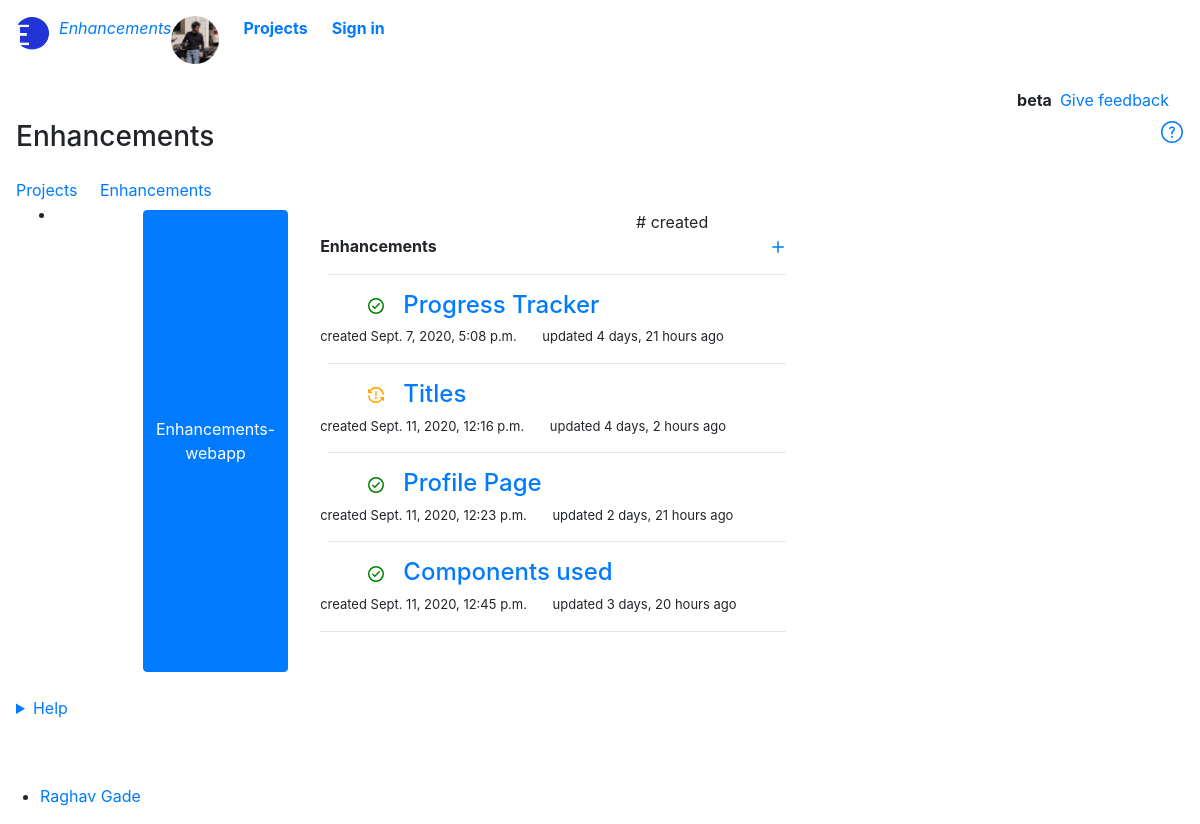
The app's page /features, older data.
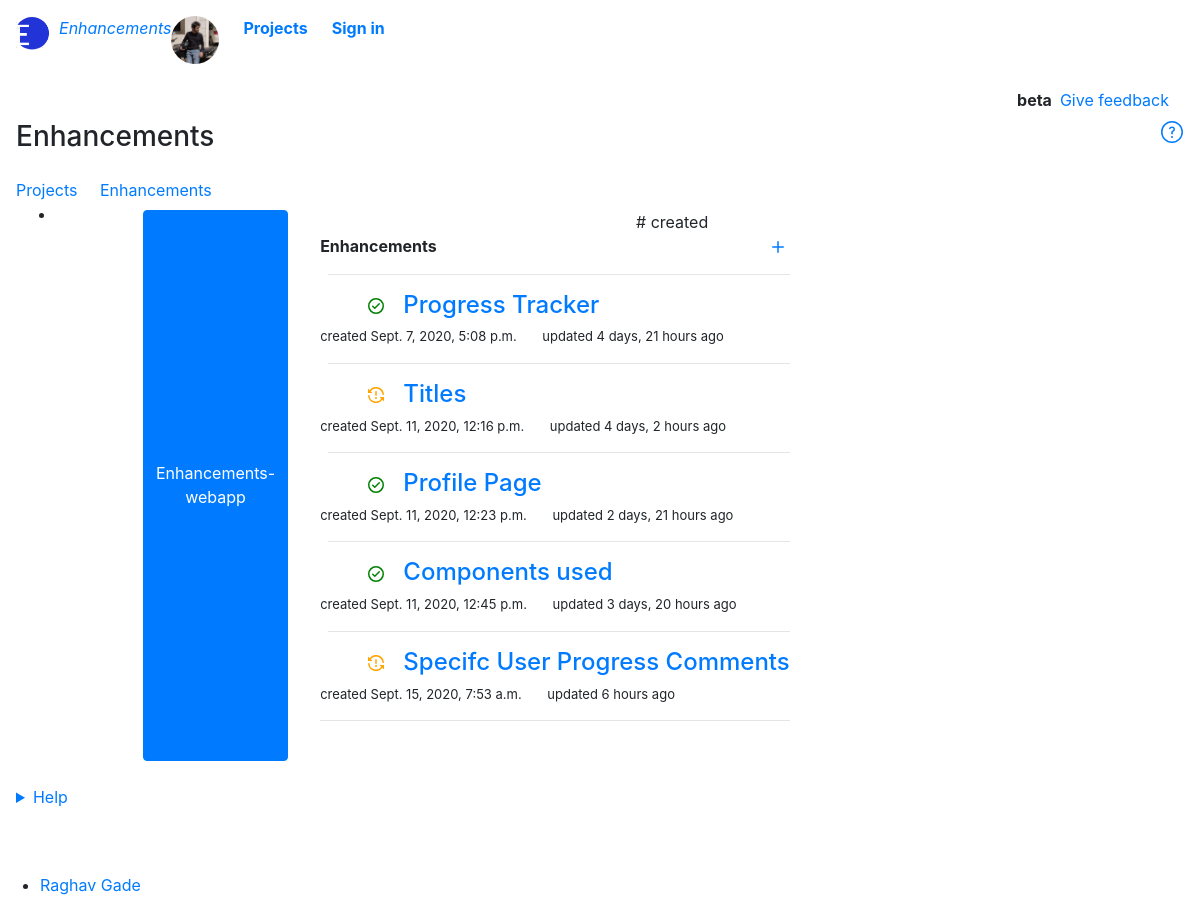
The same page, newer data.
### base/models.py (models this page shows, shortened)
class Project(models.Model):
    STATUS = (
        ('Queued','Queued'),
        ('Working','Working'),
        ('Completed','Completed'),
    )
    project_id = HashidAutoField(min_length=8,primary_key=True,alphabet="0123456789abcdefghijklmnopqrstuvwxyz",salt="drop the gun and go to steam bathc")
    project_title = models.CharField(max_length=200,default='New Project')
    framework_used = models.ManyToManyField(Framework,blank=True)
    language_used = models.ManyToManyField(Language,blank=True)
    containerization_used = models.ManyToManyField(Containerization,blank=True)
    database_used = models.ManyToManyField(Database,blank=True)
    project_description = MDTextField()
    github_link = models.CharField(max_length=200, default='',blank=True,null=True)
    status = models.CharField(max_length=20,null=False,choices=STATUS,default="Working")
    date_created = models.DateTimeField(auto_now_add=True)
    updated_at = models.DateTimeField(auto_now=True)
    features = models.BooleanField(default=False)

class Feature(models.Model):
    STATUS = (
        ('Working','Working'),
        ('Discarded','Discarded'),
        ('Completed','Completed'),
    )
    feature_id = models.ForeignKey(Project,null=False,on_delete=models.CASCADE)
    tracking_id = HashidAutoField(min_length=8,primary_key=True,alphabet="0123456789abcdefghijklmnopqrstuvwxyz",salt="Sakura says but she doesn't mean it bolte")
    feature_name = models.CharField(max_length=50,null=False,default='New Feature')
    feature_description = MDTextField()
    date_created = models.DateTimeField(auto_now_add=True)
    updated_at = models.DateTimeField(auto_now=True)
    status = models.CharField(max_length=20,null=False,choices=STATUS,default="Queued")

### base/views.py (the view)
# urls.py: path('features', views.features, name="features"),
def features(request):
    projects = Project.objects.all()
    features = Feature.objects.all()
    context ={
        'projects' : projects,
        'features' : features,
    }
    return render(request,'base/features.html',context)

### base/templates/base/features.html (shortened to what this page needs)
{% extends 'base/main.html' %}
{% load static %}
{% load humanize %}
  {% block content%}
    <main class="container-lg px-3 pb-4">
        <div class="col-12 clearfix mt-2">
          <div class="d-flex float-right">
            <div class="Box border-green mr-1"><b class="p-1">beta</b></div>
            <a class="link-gray float-right" href="{% url 'feedback' %}">Give feedback</a>
          </div>
        </div>
        <div id="feature-list">
          <div class="Box Box--spacious f4 mt-2">
            <div class="Box-header pb-0">
              <h3 class="Box-title flex-auto mb-4">
                  Enhancements
                  <a href="{% url 'welcome' %}" aria-label="help" title="help"> </a>
              </h3>
              <nav class="UnderlineNav">
                <div class="UnderlineNav-body">
                  <a class="UnderlineNav-item" href="{% url 'home' %}"  aria-current=&quot;page&quot;>Projects</a>
                  <a class="UnderlineNav-item" href="{% url 'features' %}"  aria-current=&quot;page&quot;>Enhancements</a>
                </div>
              </nav>
            </div>
            <ul style=" height: 40%; overflow: hidden; overflow-y: scroll;">
            {% for project in projects  %}
            {% if project.features is True %}
            <li class="Box-row Box-row--hover-gray p-0 mt-0">
                <div class="ml-2 p-2 col-12">
                  <div class="col-12 clearfix">
                    <div class="col-6 pl-2 min-width-0 float-left">
                        <div class="d-flex  flex-items-start pl-5">
                            <button class="btn btn-primary" style="pointer-events: none;">{{ project.project_title }}</button>
                            <div class="Popover position-relative">
                                <div class="Popover-message Popover-message--left-top p-4 ml-2 Box box-shadow-large" style="width: max-content;" >
                                  <b>Enhancements</b>
                                       <a href="{% url 'newfeature' %}"><svg xmlns="http://www.w3.org/2000/svg" viewBox="0 0 16 16" width="16" height="16"><path fill-rule="evenodd" d="M8 2a.75.75 0 01.75.75v4.5h4.5a.75.75 0 010 1.5h-4.5v4.5a.75.75 0 01-1.5 0v-4.5h-4.5a.75.75 0 010-1.5h4.5v-4.5A.75.75 0 018 2z"></path></svg></a>
                                    <br>
                                    {% for feature in features %}
                                        {% if feature.feature_id.project_id == project.project_id %}
                                        <h4 class="mb-2 pl-2">
                                        <hr>
                                        <ul >
                                        {% if request.user.is_authenticated %}
                                            {% if feature.status == "Working" %}
                                            <svg id="working" xmlns="http://www.w3.org/2000/svg" viewBox="0 0 16 16" width="16" height="16"><path fill-rule="evenodd" d="M8 1.5a6.491 6.491 0 00-5.285 2.715l1.358 1.358A.25.25 0 013.896 6H.25A.25.25 0 010 5.75V2.104a.25.25 0 01.427-.177l1.216 1.216a8 8 0 0114.315 4.03.748.748 0 01-.668.83.75.75 0 01-.824-.676A6.501 6.501 0 008 1.5zM.712 8.004a.75.75 0 01.822.67 6.501 6.501 0 0011.751 3.111l-1.358-1.358a.25.25 0 01.177-.427h3.646a.25.25 0 01.25.25v3.646a.25.25 0 01-.427.177l-1.216-1.216A8 8 0 01.042 8.827a.75.75 0 01.67-.823zM9 11a1 1 0 11-2 0 1 1 0 012 0zm-.25-6.25a.75.75 0 00-1.5 0v3.5a.75.75 0 001.5 0v-3.5z"></path></svg>
                                            {% elif feature.status == "Completed" %}
                                            <svg id="completed" xmlns="http://www.w3.org/2000/svg" viewBox="0 0 16 16" width="16" height="16"><path fill-rule="evenodd" d="M1.5 8a6.5 6.5 0 1113 0 6.5 6.5 0 01-13 0zM0 8a8 8 0 1116 0A8 8 0 010 8zm11.78-1.72a.75.75 0 00-1.06-1.06L6.75 9.19 5.28 7.72a.75.75 0 00-1.06 1.06l2 2a.75.75 0 001.06 0l4.5-4.5z"></path></svg>
                                            {% elif feature.status == "Discarded" %}
                                            <svg id="queued" xmlns="http://www.w3.org/2000/svg" viewBox="0 0 16 16" width="16" height="16"><path fill-rule="evenodd" d="M8 1.5a6.5 6.5 0 100 13 6.5 6.5 0 000-13zM0 8a8 8 0 1116 0A8 8 0 010 8zm9 3a1 1 0 11-2 0 1 1 0 012 0zm-.25-6.25a.75.75 0 00-1.5 0v3.5a.75.75 0 001.5 0v-3.5z"></path></svg>
                                            {% endif %}
                                        &nbsp;
                                        <a class="link-gray-dark no-underline v-align-middle h4" href="{% url 'specificfeature' feature.tracking_id %}">{{feature.feature_name}}</a>
                                        {% else %}
                                            {% if feature.status == "Working" %}
                                            <svg id="working" xmlns="http://www.w3.org/2000/svg" viewBox="0 0 16 16" width="16" height="16"><path fill-rule="evenodd" d="M8 1.5a6.491 6.491 0 00-5.285 2.715l1.358 1.358A.25.25 0 013.896 6H.25A.25.25 0 010 5.75V2.104a.25.25 0 01.427-.177l1.216 1.216a8 8 0 0114.315 4.03.748.748 0 01-.668.83.75.75 0 01-.824-.676A6.501 6.501 0 008 1.5zM.712 8.004a.75.75 0 01.822.67 6.501 6.501 0 0011.751 3.111l-1.358-1.358a.25.25 0 01.177-.427h3.646a.25.25 0 01.25.25v3.646a.25.25 0 01-.427.177l-1.216-1.216A8 8 0 01.042 8.827a.75.75 0 01.67-.823zM9 11a1 1 0 11-2 0 1 1 0 012 0zm-.25-6.25a.75.75 0 00-1.5 0v3.5a.75.75 0 001.5 0v-3.5z"></path></svg>
                                            {% elif feature.status == "Completed" %}
                                            <svg id="completed" xmlns="http://www.w3.org/2000/svg" viewBox="0 0 16 16" width="16" height="16"><path fill-rule="evenodd" d="M1.5 8a6.5 6.5 0 1113 0 6.5 6.5 0 01-13 0zM0 8a8 8 0 1116 0A8 8 0 010 8zm11.78-1.72a.75.75 0 00-1.06-1.06L6.75 9.19 5.28 7.72a.75.75 0 00-1.06 1.06l2 2a.75.75 0 001.06 0l4.5-4.5z"></path></svg>
                                            {% elif feature.status == "Discarded" %}
                                            <svg id="queued" xmlns="http://www.w3.org/2000/svg" viewBox="0 0 16 16" width="16" height="16"><path fill-rule="evenodd" d="M8 1.5a6.5 6.5 0 100 13 6.5 6.5 0 000-13zM0 8a8 8 0 1116 0A8 8 0 010 8zm9 3a1 1 0 11-2 0 1 1 0 012 0zm-.25-6.25a.75.75 0 00-1.5 0v3.5a.75.75 0 001.5 0v-3.5z"></path></svg>
                                            {% endif %}
                                        <a class="link-gray-dark no-underline v-align-middle h4" href="{% url 'specificfeature' feature.tracking_id %}">{{feature.feature_name}}</a>
                                        {% endif %}
                                            </ul>
                                        </h4>
                                        <p style="font-size: small;">
                                        created <relative-time datetime="2020-08-25T06:16:01Z" class="no-wrap">{{feature.date_created}}</relative-time>
                                        &nbsp;&nbsp;&nbsp;&nbsp;&nbsp;
                                        updated <relative-time datetime="2020-08-25T06:31:06" class="no-wrap">{{feature.updated_at|naturaltime}}</relative-time>
                                        </p>
                                        {% endif %}
                                    {% endfor %}
                                    <hr>
                                </div>
                            </div>
                        </div>
                  </div>
                  <div class="col-12 clearfix">
                    <div class="col-6 pl-2 text-small text-gray float-left">
                      #{{feature.feature_id}} <b> {{feature.feature_status}} </b>
                      created <relative-time datetime="2020-08-25T06:16:01Z" class="no-wrap">{{feature.date_created}}</relative-time>
                    </div>
                  </div>
                </div>
              </li>
              {% endif %}
              {% endfor %}
      </ul>
          </div>
          <details class="details-reset mt-3">
            <summary class="btn-link" style="outline: none;">Help <span class="dropdown-caret"></summary>
          </details>
          <br>
    </main>
  {% endblock %}

### base/templates/base/main.html (shortened to what this page needs)
{% load static %}
{% load humanize %}
<!DOCTYPE html>
<html lang="en">
  <head>
    <link rel="stylesheet" href="https://stackpath.bootstrapcdn.com/bootstrap/4.3.1/css/bootstrap.min.css">
    <link href="https://unpkg.com/@primer/css/dist/primer.css" rel="stylesheet" />
    <link href="{% static 'css/main.css' %}" rel="stylesheet" type="text/css">
  </head>
  <body>
    <div id="page-header" class="bg-gray-light">
        <header class="container-xl px-3 px-md-6 py-3 position-relative d-flex flex-justify-between width-full">
          <div id="support-logo" class="d-flex flex-items-end">
            <a href="/" aria-hidden="true">
              <img id="logo" src="{% static 'images/log.png' %}" alt="">
            </a>
            <a href="{% url 'welcome' %}" aria-label="Home" class="h4-mktg text-gray-dark ml-2 no-underline">
              <i>Enhancements</i>
          </a>
          </div>
          <div id="header-buttons" class="d-flex flex-items-end">
                <a href="{% url 'aboutme' %}"><img class="avatar mr-4" alt="jonrohan" src="{% static 'images/dude.jpeg' %}"  style="border-radius: 30px;" width="48" height="48" title="Raghav Gade"/></a>
                <b><a class="mr-4" href="{% url 'home'%}">Projects</a></b>
                <form id="github-signout" >
                   {% if request.user.is_authenticated %}
                  <b><a href="{% url 'signout'%}">Sign out</a></b>
                  {% else %}
                  <b><a href="{% url 'signin'%}">Sign in</a></b>
                  {% endif %}
                </form>
          </div>
        </header>
      </div>
      {% block content %}
      {% endblock %}
      <div id="page-footer" class="d-flex flex-items-center">
        <div class="container-xl f6 mt-3">
          <ul class="list-style-none d-flex text-gray">
            <li><a class="link-gray" href="https://gade-raghav.github.io" target="blank">Raghav Gade</a></li>
          </ul>
        </div>
      </div>
  </body>
</html>

### static/css/main.css (style rules this page uses)
#logo { height: 35px; width: 35px; }
#completed { color: green; }
#working { color: orange; }
svg { fill: currentColor; }

Row changes from the older to the newer data that the page shows:
added Feature: status "Working" (drawn), feature_name "Specifc User Progress Comments", date_created "Sept. 15, 2020, 7:53 a.m.", updated_at "6 hours ago"
